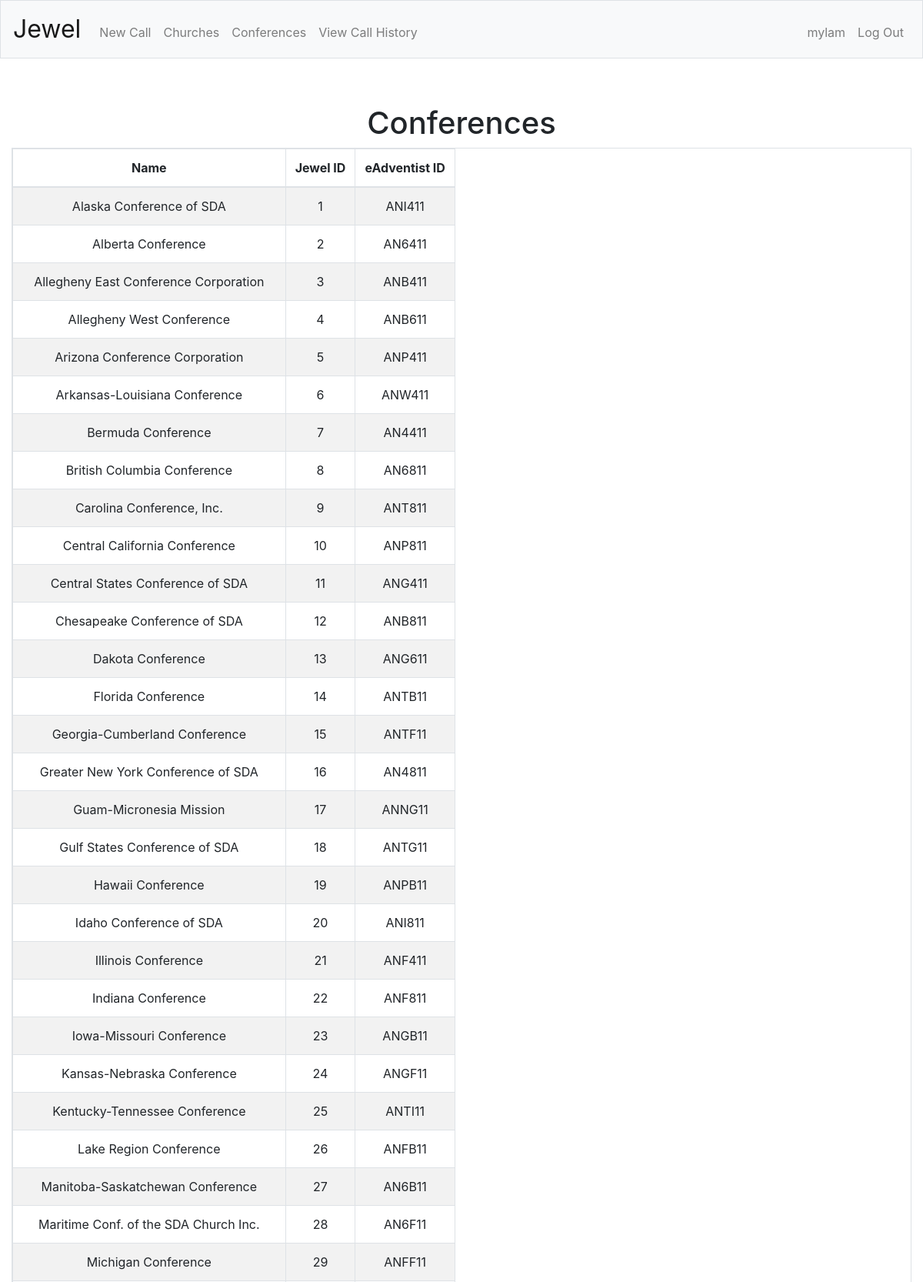
Page /conferences (signed in, upper part) on the committed database.
### tables this page shows
CREATE TABLE Conferences (
    id INTEGER PRIMARY KEY AUTOINCREMENT,
    name TEXT,
    supported INTEGER DEFAULT 1 CHECK (supported IN (0, 1)),
    eAdventistID TEXT UNIQUE
);

### app.py (the view)
@app.route("/conferences")
def conferences():
    conferences = dbExecute("SELECT * FROM Conferences")
    return render_template("conferences.html", conferences=conferences)

### app.py (called while the page is built)
@app.after_request
def after_request(response):
    response.headers["Cache-Control"] = "no-cache, no-store, must-revalidate"
    response.headers["Expires"] = 0
    response.headers["Pragma"] = "no-cache"
    return response

def dbExecute(sqlCode, *args):
    result = None
    if len(args) != 0:
        if type(args[0]) == dict:
            result = db.session.execute(text(sqlCode), args[0])
        else:
            d = {}
            for i in range(len(args)):
                sqlCode = sqlCode.replace("?", ":named" + str(i), 1)
                d["named" + str(i)] = args[i]
            result = db.session.execute(text(sqlCode), d)
    else:
        result = db.session.execute(text(sqlCode))
    try:
        keys = list(result.keys())
        rows = result.fetchall()
        toReturn = []
        for row in rows:
            obj = {}
            for i in range(len(keys)):
                obj[keys[i]] = row[i]
            toReturn.append(obj)
        return toReturn
    except Exception as e:
        db.session.commit()

### templates/conferences.html (shortened to what this page needs)
{% extends "layout.html" %}
{% block main %}
<h1>Conferences</h1>
<table id="myTable" class="table table-bordered table-striped table-responsive">
    <thead>
        <tr>
            <th>Name</th>
            <th>Jewel ID</th>
            <th>eAdventist ID</th>
        </tr>
    </thead>
    <tbody>
    {% for conference in conferences %}
        <tr id="conference#{{ conference.id }}">
            <td>{{ conference.name }}</td>
            <td>{{ conference.id }}</td>
            <td>{{ conference.eAdventistID }}</td>
        </tr>
    {% endfor %}
    </tbody>
</table>
{% endblock %}

### static/styles.css (style rules this page uses)
.table { max-width: 100%; overflow-x: auto; }

### rows in the picture
Conferences: name "Alaska Conference of SDA", id "1", eAdventistID "ANI411"
Conferences: name "Alberta Conference", id "2", eAdventistID "AN6411"
Conferences: name "Allegheny East Conference Corporation", id "3", eAdventistID "ANB411"
Conferences: name "Allegheny West Conference", id "4", eAdventistID "ANB611"
Conferences: name "Arizona Conference Corporation", id "5", eAdventistID "ANP411"
Conferences: name "Arkansas-Louisiana Conference", id "6", eAdventistID "ANW411"
Conferences: name "Bermuda Conference", id "7", eAdventistID "AN4411"
Conferences: name "British Columbia Conference", id "8", eAdventistID "AN6811"
Conferences: name "Carolina Conference, Inc.", id "9", eAdventistID "ANT811"
Conferences: name "Central California Conference", id "10", eAdventistID "ANP811"
Conferences: name "Central States Conference of SDA", id "11", eAdventistID "ANG411"
Conferences: name "Chesapeake Conference of SDA", id "12", eAdventistID "ANB811"
Conferences: name "Dakota Conference", id "13", eAdventistID "ANG611"
Conferences: name "Florida Conference", id "14", eAdventistID "ANTB11"
Conferences: name "Georgia-Cumberland Conference", id "15", eAdventistID "ANTF11"
Conferences: name "Greater New York Conference of SDA", id "16", eAdventistID "AN4811"
Conferences: name "Guam-Micronesia Mission", id "17", eAdventistID "ANNG11"
Conferences: name "Gulf States Conference of SDA", id "18", eAdventistID "ANTG11"
Conferences: name "Hawaii Conference", id "19", eAdventistID "ANPB11"
Conferences: name "Idaho Conference of SDA", id "20", eAdventistID "ANI811"
Conferences: name "Illinois Conference", id "21", eAdventistID "ANF411"
Conferences: name "Indiana Conference", id "22", eAdventistID "ANF811"
Conferences: name "Iowa-Missouri Conference", id "23", eAdventistID "ANGB11"
Conferences: name "Kansas-Nebraska Conference", id "24", eAdventistID "ANGF11"
Conferences: name "Kentucky-Tennessee Conference", id "25", eAdventistID "ANTI11"
Conferences: name "Lake Region Conference", id "26", eAdventistID "ANFB11"
Conferences: name "Manitoba-Saskatchewan Conference", id "27", eAdventistID "AN6B11"
Conferences: name "Maritime Conf. of the SDA Church Inc.", id "28", eAdventistID "AN6F11"
Conferences: name "Michigan Conference", id "29", eAdventistID "ANFF11"

### other values in the picture
{{ session.user_name }} "mylam"
